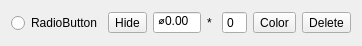
<?xml version="1.0" encoding="UTF-8"?>
<ui version="4.0">
 <class>ScrewSettingsWidget</class>
 <widget class="QWidget" name="ScrewSettingsWidget">
  <property name="geometry">
   <rect>
    <x>0</x>
    <y>0</y>
    <width>362</width>
    <height>46</height>
   </rect>
  </property>
  <property name="windowTitle">
   <string>Form</string>
  </property>
  <layout class="QHBoxLayout" name="horizontalLayout">
   <item>
    <widget class="QRadioButton" name="radioButtonScrew">
     <property name="text">
      <string>RadioButton</string>
     </property>
    </widget>
   </item>
   <item>
    <widget class="QToolButton" name="toolButton">
     <property name="text">
      <string>Hide</string>
     </property>
    </widget>
   </item>
   <item>
    <widget class="QDoubleSpinBox" name="doubleSpinBoxDiameter">
     <property name="readOnly">
      <bool>true</bool>
     </property>
     <property name="buttonSymbols">
      <enum>QAbstractSpinBox::NoButtons</enum>
     </property>
     <property name="prefix">
      <string>⌀</string>
     </property>
    </widget>
   </item>
   <item>
    <widget class="QLabel" name="label_2">
     <property name="text">
      <string>*</string>
     </property>
    </widget>
   </item>
   <item>
    <widget class="QSpinBox" name="spinBoxLength">
     <property name="readOnly">
      <bool>true</bool>
     </property>
     <property name="buttonSymbols">
      <enum>QAbstractSpinBox::NoButtons</enum>
     </property>
    </widget>
   </item>
   <item>
    <widget class="QToolButton" name="toolButton_2">
     <property name="text">
      <string>Color</string>
     </property>
    </widget>
   </item>
   <item>
    <widget class="QToolButton" name="toolButtonDelete">
     <property name="text">
      <string>Delete</string>
     </property>
    </widget>
   </item>
  </layout>
 </widget>
 <resources/>
 <connections/>
</ui>
